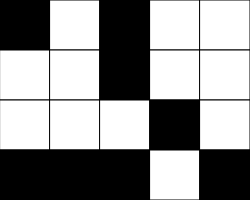
Frame 1 (no input)
Frame 60 (no input): identical to frame 1, image omitted
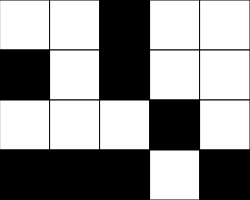
Frame 120 (the mouse pressed at the canvas centre since frame 60)

The p5.js sketch that drew these frames (run headless with seeded random() and noise() and a simulated clock; from frame 60 on, the mouse is pressed at the canvas centre):

// p5.js sketch
// ── sketch.js
// Puzzle game starter
// Raghad Ibrahim
// Nov 6, 2023
// A first foray into working with 2D arrays.

let grid = 
[[0,    255,     0,     255,  255],
 [255,  255,     0,     255,  255],
 [255,  255,   255,     0,    255],
 [0,    0,       0,     255,    0]];

const NUM_ROWS = 4;   const NUM_COLS = 5;
let rectWidth = 50;   let rectHeight = 50;
let col, row; //x and y position of the mouse (grid)

function setup() {
  createCanvas(rectWidth*NUM_COLS, rectHeight*NUM_ROWS);
}

function draw() {
  col = getCurrentX();
  row = getCurrentY();
  background(220);
  renderGrid();
  print(col, row);
}

function mousePressed(){
  //when the mouse is pressed, flip the correspoding 2d array
  //when going to flip 4 cardinal neighbours (N, S, E, W)
  flip(col,row);
  if (row > 0) flip(col, row-1);
  if (row < NUM_COLS-1) flip(col, row+1);
  if(col< NUM_COLS-1) flip(col-1, row);
  if(col>0) flip(col+1, row);
}

function flip(x,y){
  // at a given x y, flip the value in our 2D array
  // 0 to 255, 255 t0 0.
  if (grid[y][x] === 0) grid[y][x] = 255;
  else grid[y][x]= 0;
}

function cheater(){
  
}

function getCurrentX(){ //return the current column mouse is in
  let constrainX = constrain(mouseX, 0 , width - 1);
  return int(constrainX/rectWidth);
}

function getCurrentY(){ //return the current row mouse is in
  let constrainY = constrain(mouseY, 0, height - 1);
  return int(constrainY/rectHeight);
}

function renderGrid(){
  //creates a 2D grid of squares using information from our
  //2D Array for the corresponding fill values.
  for(let x = 0; x < NUM_COLS; x++){
    for(let y = 0; y < NUM_ROWS; y++){
      let fillValue = grid[y][x];
      fill(fillValue);
      rect(x*rectWidth, y*rectHeight, rectWidth, rectHeight);
    }
  }
}
